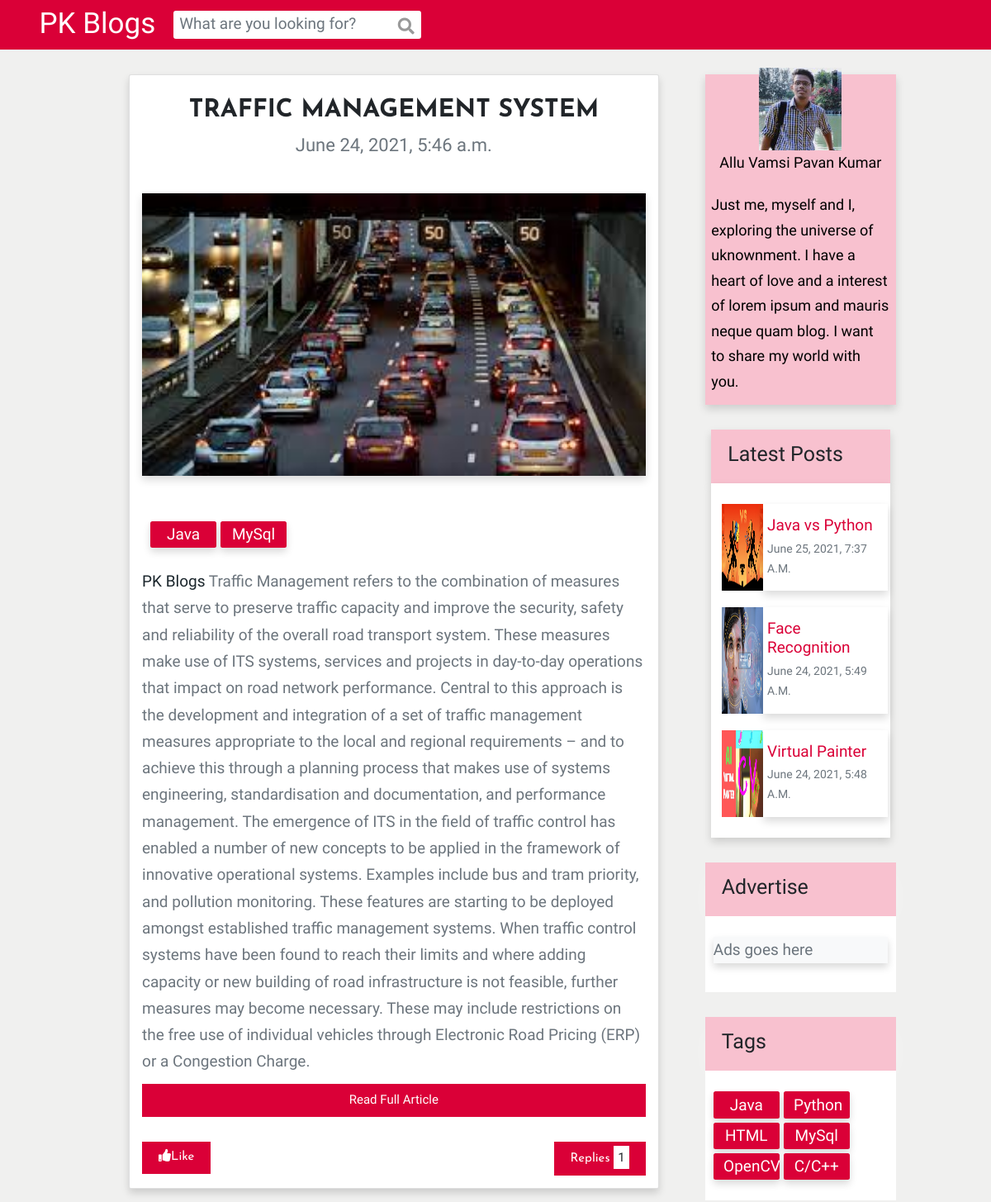
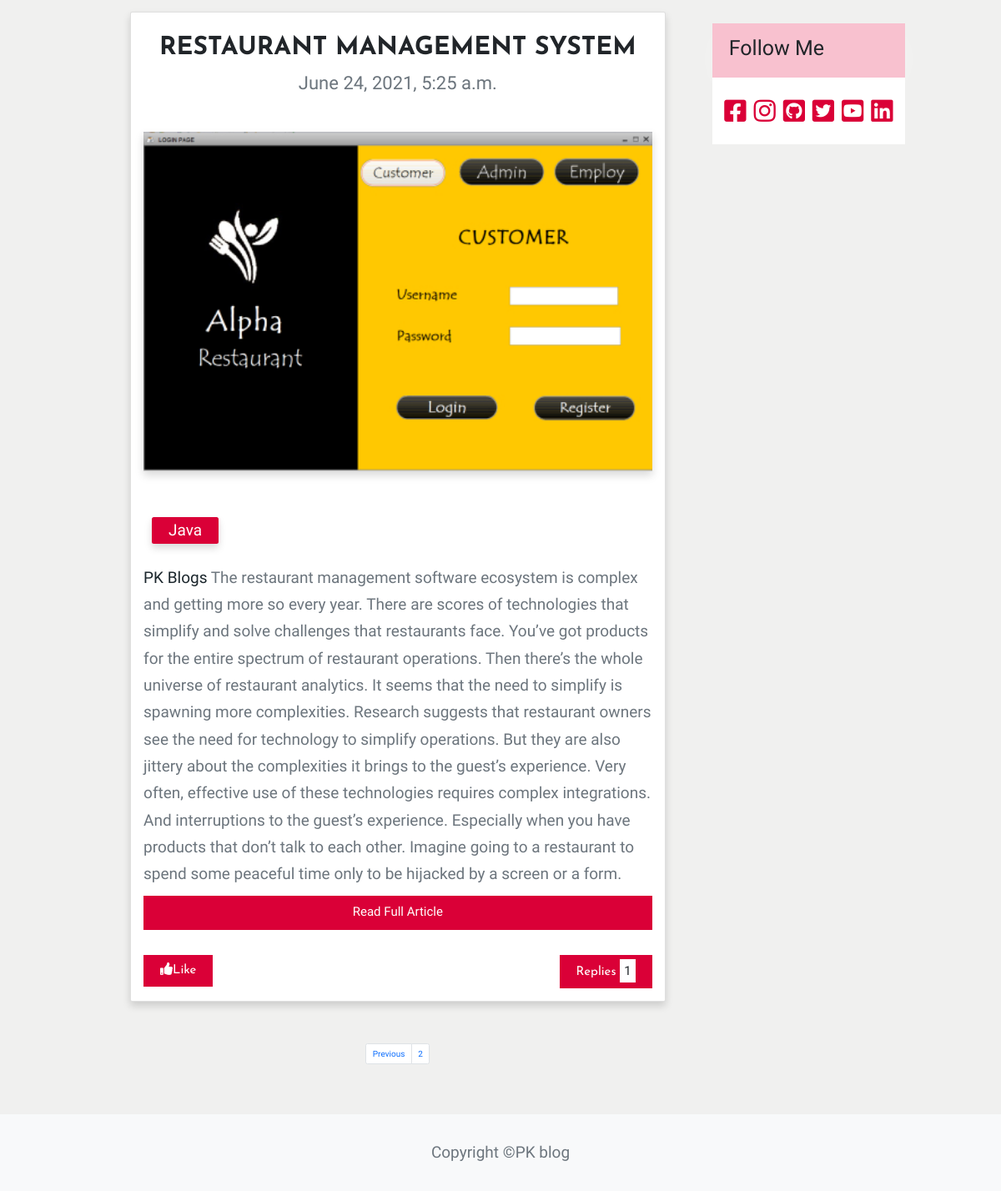
Screenshot of /?page=2 with the database file from the repository (2 pictures, top to bottom).
### blog/models.py (models this page shows, shortened)
class Post(models.Model):
    title = models.CharField(max_length = 100)
    overview = models.TextField()
    short_name = models.CharField(max_length = 50,null = True,blank = True)
    body_text = RichTextUploadingField(null = True)
    slug = models.SlugField(null=True, blank=True)
    time_upload = models.DateTimeField(auto_now_add = True)
    thumbnail = models.ImageField(upload_to = 'thumbnails')
    categories = models.ManyToManyField(Category)
    class Meta:
        ordering = ['-pk']

class Category(models.Model):
    title = models.CharField(max_length=20)

### blog/views.py (the view)
# urls.py: path('', index, name = 'home'),
def index(request):
    all_posts = Paginator(Post.objects.all(),3)
    page = request.GET.get('page')
    try:
        posts = all_posts.page(page)
    except PageNotAnInteger:
        posts = all_posts.page(1)
    except EmptyPage:
        posts = all_posts.page(all_posts.num_pages)
    params = {
        'posts' : posts,
        'posts_lat' : Post.objects.all(),
        'category' : Category.objects.all(),
    }
    return render(request, 'index.html',params)

### templates/index.html (shortened to what this page needs)
{% extends 'base.html' %}
{% block body %}
{% load static %}
    {% for item in posts %}
    <div class="col-12 card p-4 shadow blog_left__div ">
        <div class="d-flex justify-content-center align-items-center flex-column pt-3 pb-5 ">
            <h1 class="text-uppercase">{{ item.title }}</h1>
            <p class="blog_title">  {{ item.time_upload }} </p>
        </div>
        <figure class="right_side_img mb-5 ">
            <img src="{{item.thumbnail.url }}" class="img-fluid shadow">
        </figure>
        <div class="tags_main right_sub__div">
            {% for cat in item.categories.all %}
                <a href="#" class="badge shadow text-capitalize"> {{cat.title}} </a>
            {% endfor %}
        </div>
        <p><span class="font-weight-bold">PK Blogs</span> {{ item.overview }} </p>
        <button class="left_div__reply"><a href="{% url 'post' item.id item.slug %}" style = "text-decoration: none; color:#fff;">Read Full Article</a></button>
        <div class="d-flex justify-content-between left_div_btns">
            <div>
                <button class="left_div__like" id="like_btn"><i class="fa fa-thumbs-up"></i>Like</button>
            </div>
            <div>
                <button class="left_div__reply" onclick="reply('reply1')">Replies <badge class="bg-white text-dark p-2">1</badge></button>
            </div>
        </div>
    </div>
    {% endfor %}
{% endblock body %}

### templates/base.html (shortened to what this page needs)
<!doctype html>
<html lang="en">
{% load static %}
    <head>
        <link rel="stylesheet" type="text/css" href="https://cdnjs.cloudflare.com/ajax/libs/font-awesome/5.10.0/css/all.min.css">
        <link rel="stylesheet" href="https://stackpath.bootstrapcdn.com/bootstrap/5.0.0-alpha1/css/bootstrap.min.css">
        <link rel="stylesheet" type="text/css" href="{% static 'css/style.css' %}">
    </head>
    <body>
        <header class="main_header">
        <nav class="navbar navbar-expand-lg navbar-dark navbar-survival101">
            <div class="container">
              <a class="navbar-brand" href="#">
                  <h1 style = "font-size:3.5rem;">PK Blogs</h1>
              </a>
              <div class="collapse navbar-collapse" id="navbarColor02">
                <form action = "{% url 'search' %}" class="form-inline" method = "get">
                  <div class="input-group search-box">
                    <input type="text" class="form-control" placeholder="What are you looking for?" aria-label="Search for..." name="q">
                    <span class="input-group-btn">
                      <button class="btn btn-secondary" type="submit"><i class="fa fa-search"></i></button>
                    </span>
                  </div>
                </form>
              </div>
            </div>
</nav>
        </header>
        <div class="container-fluid ">
            <div class="row ">
                <div class="col-xl-10  col-lg-10 col-md-12 col-11 mx-auto my-5">
                    <div class="row gx-5 mx-sm-auto">
                        <div class="col-lg-8 col-md-11 col-11 mx-auto">
                            <div class="row gy-5 ">
                                {% block body %}
                                {% endblock body %}
                                <nav aria-label="Page navigation example">
                                    <ul class="pagination">
                                    {% if posts.has_previous %}
                                      <li class="page-item"><a class="page-link" href="?page={{posts.previous_page_number}}">Previous</a></li>
                                    {% endif %}
                                      <li class="page-item"><a class="page-link" href="#">{{posts.number}}</a></li>
                                    </ul>
                                </nav>
                            </div>
                        </div>
                        <div class="col-lg-3 col-md-7 col-11  justify-content-end m-lg-0 m-auto ">
                            <div class="row gy-5 left_div__blog">
                                <div class="col-12  about_me_div shadow">
                                    <div>
                                        <img src="{% static 'images/pavan.jpg' %}">
                                    </div>
                                    <p>Allu Vamsi Pavan Kumar</p>
                                    <p>Just me, myself and I, exploring the universe of uknownment. I have a heart of love and a interest of lorem ipsum and mauris neque quam blog. I want to share my world with you.</p>
                                </div>
                                <div class=" popular_post ">
                                    <div class="right_div__title py-4 pl-2 shadow">
                                        <h2>Latest Posts</h2>
                                    </div>
                                    <div class="right_sub__div shadow">
                                        {% for item in posts_lat|slice:":3" %}
                                        <div class="row " >
                                            <div class="col-3  popular_post__img1 py-2 pl-2" style = "background-image: url({{item.thumbnail.url}});background-size: 100% 100%;">
                                            </div>
                                            <div class="col-9 shadow" style="padding : 5px;">
                                                <a href="{% url 'post' item.id item.slug %}"> <h3 style=" font-size: 1.9rem; margin-top:10px;color:#DA0037;">{{ item.title }}</h3></a>
                                                <p class="text-capitalize" style=" font-size: 1.4rem;">{{item.time_upload}}</p>
                                            </div>
                                        </div>
                                        {% endfor %}
                                    </div>
                                </div>
                                <div class=" right_div_post">
                                    <div class="right_div__title py-4 pl-2 ">
                                        <h2>Advertise</h2>
                                    </div>
                                    <div class="right_sub__div ">
                                        <div class="adevetise_img bg-light shadow">
                                            <p>Ads goes here</p>
                                        </div>
                                    </div>
                                </div>
                                <div class=" right_div_post">
                                    <div class="right_div__title py-4 pl-2 ">
                                        <h2>Tags</h2>
                                    </div>
                                    <div class="tags_main right_sub__div">
                                        {% for cat in category %}
                                        <a href="#" class="badge shadow text-capitalize"> {{cat.title}} </a>
                                        {% endfor %}
                                    </div>
                                </div>
                                <div class=" right_div_post">
                                    <div class="right_div__title py-4 pl-2 ">
                                        <h2>Follow Me</h2>
                                    </div>
                                    <div class="right_sub__div d-flex justify-content-around">
                                        <a href="https://google.com/"> <i class="fab fa-facebook-square fa-3x" style="color: #DA0037;"></i></a>
                                        <a href="#"> <i class="fab fa-3x fa-instagram" style="color: #DA0037;"></i></a>
                                        <a href="https://github.com/pavankumarallu/"> <i class="fab fa-3x fa-github-square" style="color: #DA0037;"></i> </a>
                                        <a href="#"> <i class="fab fa-3x fa-twitter-square" style="color: #DA0037;"></i></a>
                                        <a href="#"> <i class="fab fa-3x fa-youtube-square" style="color: #DA0037;"></i> </a>
                                        <a href="https://www.linkedin.com/in/vamsi-pavan-kumar-allu-2771b41a0/"> <i class="fab fa-3x fa-linkedin" style="color: #DA0037;"></i></a>
                                    </div>
                                </div>
                            </div>
                        </div>
                    </div>
                </div>
            </div>
        </div>
        <footer>
            <p class="text-center py-5 bg-light">Copyright ©PK blog</p>
        </footer>
    </body>
</html>

### static/css/style.css (style rules this page uses)
:root { --bg-size: 100% 100%; --main_color: #DFEEEA; --title: 'Josefin Sans', sans-serif; --font-para: 'David Libre', serif; --btn-color: #DA0037; --btn-font-color: #fff; --btn-font: 1.5rem; --eff: .3s all ease; }
* { font-family: var(--font-para); }
html { font-size: 62.5%; }
p, label, input::placeholder { font-size: 1.9rem; line-height: 170%; color: #6c757d; }
figure img, .fab, .fas { transition: var(--eff); }
a, a:hover { text-decoration: none; cursor: pointer; }
body { background: hsl(84, 3%, 94%); }
.navbar-survival101 { background-color:#DA0037; }
.navbar-survival101 .navbar-brand { margin-right: 2.15rem; padding: 3px 0 0 0; line-height: 36px; }
.search-box { position: relative; height: 34px; }
.search-box input { border: 0; border-radius: 3px !important; padding-right: 28px; font-size: 15px; }
.search-box .input-group-btn { position: absolute; right: 0; top: 0; z-index: 999; }
.search-box .input-group-btn button { background-color: transparent; border: 0; padding: 4px 8px; color: rgba(0,0,0,.4); font-size: 20px; }
nav { padding: 5px 40px; }
nav ul { list-style: none; display: flex; flex-wrap: wrap; align-items: center; justify-content: center; }
nav ul li { padding: 15px 0; cursor: pointer; }
@media (min-width: 992px) { .search-box { width: 300px !important; } }
img { width:100%; height: 100%; }
.blog_left__div h1 { font-family: var(--title); font-weight: bold; font-size: 3rem; }
.blog_left__div .blog_title { font-weight: 400; font-size: 2.2rem; }
.blog_left__div p span { color: #1b262c; }
.left_div_btns { margin-top: 3rem; transition: var(--eff); }
.left_div__like { color: var(--btn-font-color); font-size: var(--btn-font); transition: var(--eff); padding: .8rem 2rem; background-color: var(--btn-color); border-color: var(--btn-color); font-family: var(--title); outline: none; border: none; }
.left_div__reply { color: var(--btn-font-color); font-size: var(--btn-font); transition: var(--eff); padding: .8rem 2rem; background-color: var(--btn-color); border-color: var(--btn-color); font-family: var(--title); outline: none; border: none; }
.about_me_div { width: auto; height: 40rem; display: flex; justify-content: center; align-items: center; flex-direction: column; background-color:#f8c1cf ; background-size: var(--bg-size); }
.about_me_div p { font-size: 1.8rem; padding-bottom: 1rem; color: #000; }
.right_div__title { background: #f8c1cf; box-shadow: 0 1rem 3rem -1rem rgba(255, 255, 255, 0.7); }
.right_div__title h2 { font-size: 2.5rem; padding-left: 2rem; }
.right_sub__div { background: #fff; padding: 2.5rem 1rem; }
.right_sub__div .row { margin-bottom: 2rem; padding-left: 1rem; }
.right_sub__div .row:last-child { margin-bottom: 0; }
.row>.right_div_post { padding-left: 0; padding-right: 0; }
.tags_main { display: grid; grid-template-columns: repeat(auto-fill, minmax(4rem, 8rem)); grid-gap: .5rem; }
.tags_main a { font-size: 1.9rem; line-height: 100%; font-weight: lighter; background: #DA0037; transition: var(--eff); }
.fab { color: #000; }
footer p { margin-bottom: 0; padding-bottom: 0; }

### rows the page displays
Post: title "TRAFFIC MANAGEMENT SYSTEM", time_upload "June 24, 2021, 5:46 a.m.", thumbnail (picture), overview "Traffic Management refers to the combination of measures that serve to preserve traffic capacity and improve the security, safety and reliability of the overall road transport system. These measures make use of ITS systems, services and projects in day-to-day operations that impact on road network performance. Central to this approach is the development and integration of a set of traffic management measures appropriate to the local and regional requirements – and to achieve this through a planning process that makes use of systems engineering, standardisation and documentation, and performance management. The emergence of ITS in the field of traffic control has enabled a number of new…"
Category: title "Java"
Category: title "MySql"
Post: title "RESTAURANT MANAGEMENT SYSTEM", time_upload "June 24, 2021, 5:25 a.m.", thumbnail (picture), overview "The restaurant management software ecosystem is complex and getting more so every year. There are scores of technologies that simplify and solve challenges that restaurants face. You’ve got products for the entire spectrum of restaurant operations. Then there’s the whole universe of restaurant analytics. It seems that the need to simplify is spawning more complexities. Research suggests that restaurant owners see the need for technology to simplify operations. But they are also jittery about the complexities it brings to the guest’s experience. Very often, effective use of these technologies requires complex integrations. And interruptions to the guest’s experience. Especially when you have…"
Post: thumbnail (picture), title "Java vs Python", time_upload "June 25, 2021, 7:37 A.m."
Post: thumbnail (picture), title "Face Recognition", time_upload "June 24, 2021, 5:49 A.m."
Post: thumbnail (picture), title "Virtual Painter", time_upload "June 24, 2021, 5:48 A.m."
Category: title "Python"
Category: title "HTML"
Category: title "OpenCV"
Category: title "C/C++"

### other values shown
{{ posts.number }} "2"
